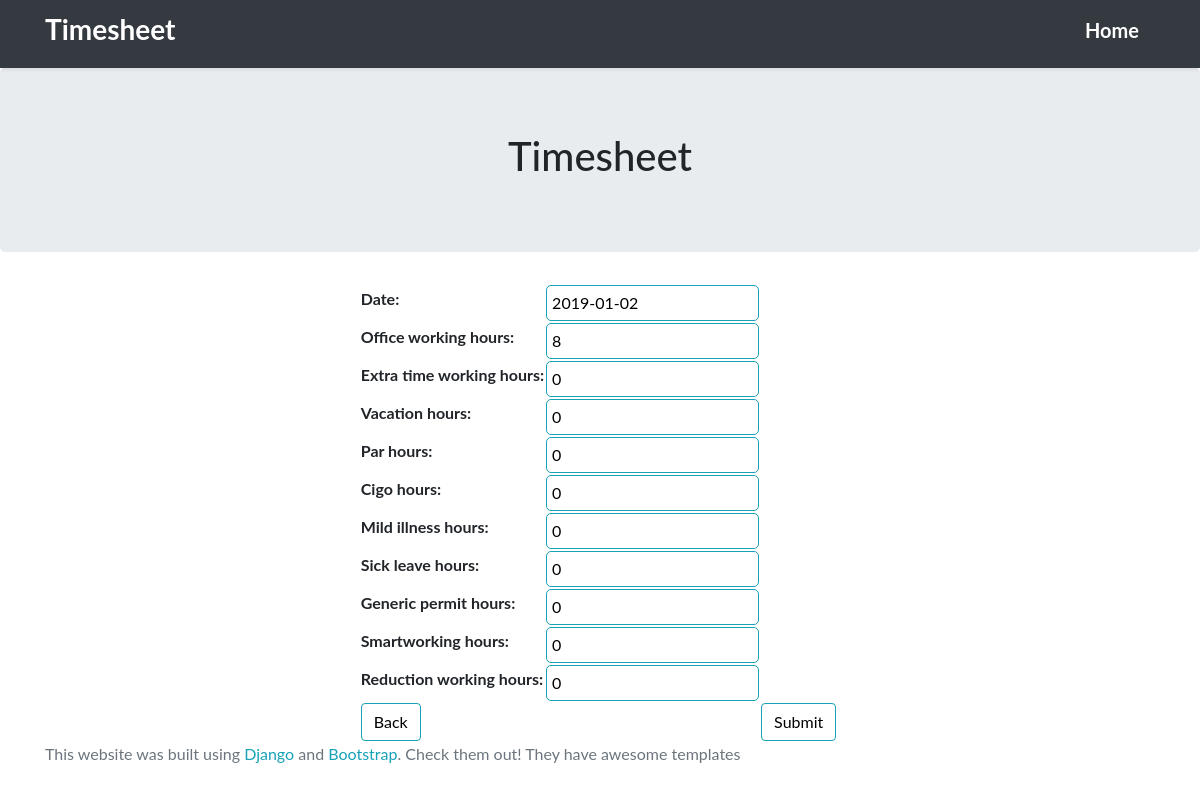
Page /workingday/edit/2/ on the committed database.
### timesheet/models.py (models this page shows, shortened)
class WorkingDay(models.Model):
    HOURS_TYPES = [
        ('WOH', 'Office Working Hours'),
        ('EWO', 'Extra Working Hours'),
        ('VAC', 'Vacation Hours'),
        ('PAR', 'PAR Hours'),
        ('CIG', 'CIGO Hours'),
        ('IND', 'Mild Illness Hours'),
        ('SIC', 'Sick Leave Hours'),
        ('GPH', 'Generic Permit Hours'),
        ('SMA', 'Smartworking Hours'),
        ('RWH', 'Reduction of Working Hours')
    ]
    date = models.DateField() #models.ForeignKey(TimesheetDay, on_delete = models.CASCADE)
    office_working_hours = models.IntegerField(default = 8, validators = [MinValueValidator(0), MaxValueValidator(8)])
    extra_time_working_hours = models.IntegerField(default = 0, validators = [MinValueValidator(0), MaxValueValidator(8)])
    vacation_hours = models.PositiveIntegerField(default = 0, validators = [MinValueValidator(0), MaxValueValidator(8)])
    par_hours = models.PositiveIntegerField(default = 0, validators = [MinValueValidator(0), MaxValueValidator(8)])
    cigo_hours = models.PositiveIntegerField(default = 0, validators = [MinValueValidator(0), MaxValueValidator(8)])
    mild_illness_hours = models.PositiveIntegerField(default = 0, validators = [MinValueValidator(0), MaxValueValidator(8)])
    sick_leave_hours = models.PositiveIntegerField(default = 0, validators = [MinValueValidator(0), MaxValueValidator(8)])
    generic_permit_hours = models.PositiveIntegerField(default = 0, validators = [MinValueValidator(0), MaxValueValidator(8)])
    smartworking_hours = models.PositiveIntegerField(default = 0, validators = [MinValueValidator(0), MaxValueValidator(8)])
    reduction_working_hours = models.PositiveIntegerField(default = 0, validators = [MinValueValidator(0), MaxValueValidator(8)])

### timesheet/views.py (the view)
# urls.py: path('workingday/edit/<int:workingday_id>/', timesheet.views.workingday, name = 'workingday_edit'),
def workingday(request, workingday_id):
    if workingday_id:
        workingday = get_object_or_404(WorkingDay, pk = workingday_id)
    else:
        workingday = WorkingDay()
    form = WorkingDayForm(request.POST or None, instance = workingday)
    if request.POST and form.is_valid():
        form.save()
        return HttpResponseRedirect('/month/?month=' + str(workingday.get_year()) + '-' + str(workingday.get_month()))
    return render(request, 'timesheet/form.html', {'form': form})

### timesheet/forms.py (shortened to what this page needs)
class WorkingDayForm(ModelForm):
  class Meta:
    model = WorkingDay
    widgets = {
      'date': DateInput(attrs={'type': 'date-local'}, format='%Y-%m-%d'),
    }
    fields = '__all__'
  def __init__(self, *args, **kwargs):
    super(WorkingDayForm, self).__init__(*args, **kwargs)
    self.fields['date'].input_formats = ('%Y-%m-%d',)
    self.fields['date'].widget.attrs['readonly'] = True

### timesheet/templates/timesheet/form.html (shortened to what this page needs)
{% extends 'home/home.html' %}
{% block content %}
  <section class="jumbotron text-center">
    <div class="container">
      <h1>Timesheet</h1>
    </div>
  </section>
  <form method="post" action="" enctype="multipart/form-data">
    <table class="form form-table">
      {{ form }}
      <tr>
        <td colspan="2"><button type="submit" class="btn btn-info left"> Back </button></td>
        <td colspan="2"><button type="submit" class="btn btn-info right"> Submit </button></td>
      </tr>
    </table>
  </form>
{% endblock %}

### timesheet/static/timesheet/css/styles.css (style rules this page uses)
body { font-family: "ptsans", "Lato", "Helvetica Neue", Helvetica, Arial, sans-serif; }
.left { float: left; }
.right { float: right; }
.btn { outline: none; color: black; background-color: transparent; box-shadow: 0 0 0 0; margin-right: 3px; }
.form { margin: auto; }
.form input, .form select, .form textarea { border-radius: 5px; border: 1px solid #17a2b8; outline: none; background: none; padding: 5px; width: 100%; }

### rows in the picture
WorkingDay: date "2019-01-02", office_working_hours "8", extra_time_working_hours "0", vacation_hours "0", par_hours "0", cigo_hours "0", mild_illness_hours "0", sick_leave_hours "0", generic_permit_hours "0", smartworking_hours "0", reduction_working_hours "0"
